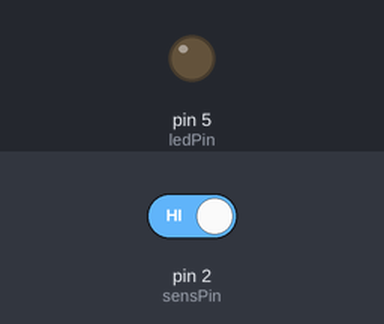
Simulated run of this sketch. Board: Arduino Uno, built with avr-gcc and run on an emulated ATmega328P. Parts: output pins drawn as LEDs (lit = HIGH). The test bench sets the inputs (shaded band); at power-on: pin 2 (sensPin) HIGH. What the sketch prints to the serial monitor is not drawn.

Above: at 1.2 s.
1.3 s: pin 2 (sensPin) driven LOW
At 2.1 s:
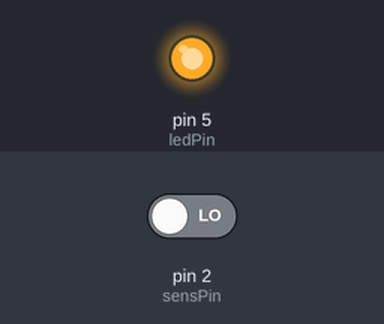
Timing chart, 0 to 4.3 s (numbered marks = the images above; inputs shaded):
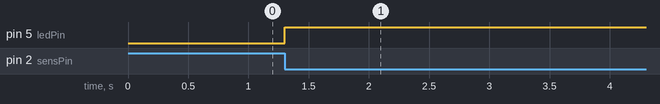

Measured:
- after the input at 1.3 s, pin 5 (ledPin): LOW → HIGH at once

The sketch:

Interupts.ino
```cpp
const uint8_t btnPin = 3;
const uint8_t ledPin = 5;
const uint8_t sensPin = 2;

uint8_t ledState = LOW;
uint8_t btnPrev = HIGH;

void setup(){
  pinMode(btnPin,INPUT_PULLUP);
  pinMode(ledPin,OUTPUT);
  Serial.begin(9600);
  attachInterrupt(digitalPinToInterrupt(sensPin),toggle,FALLING);
}
void loop() {
    Serial.println(digitalRead(sensPin));
}

void toggle(){
  ledState = !ledState;
  digitalWrite(ledPin,ledState);
}
```
